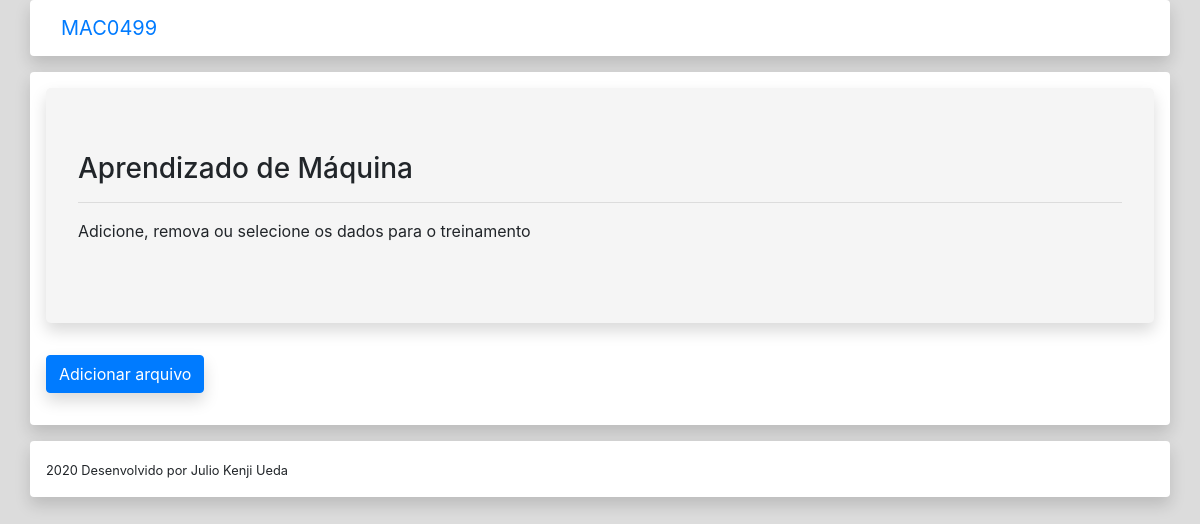
Page /ml/ on the earlier database version.
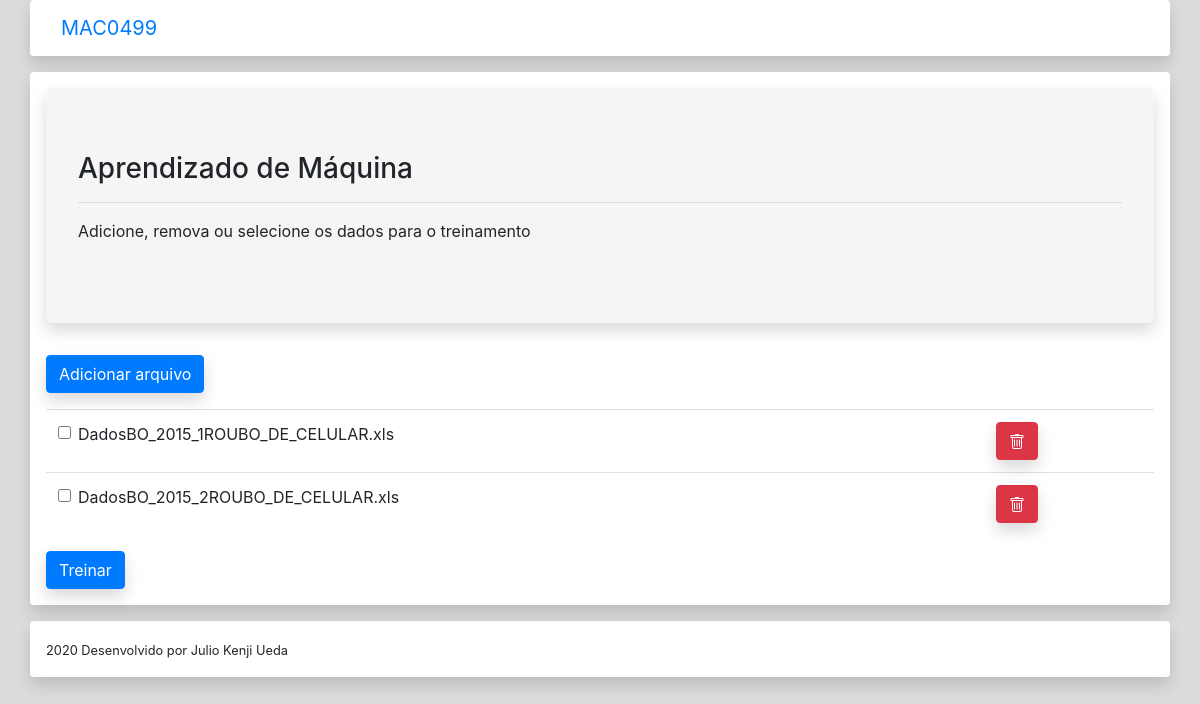
Same page on the later database version.
### ml/models.py (models this page shows)
class UploadFile(models.Model):
    file = models.FileField(verbose_name='arquivo')
    def __str__(self):
        return self.file.name

### ml/views.py (the view)
# urls.py: path('', views.index, name='index'),
def index(request):
    files = UploadFile.objects.all()
    return render(request, 'ml/index.html', {'files': files})

### ml/templates/ml/index.html (shortened to what this page needs)
{% extends 'base.html' %}
{% block title %}
Aprendizado de Máquina
{% endblock %}
{% block text %}
Adicione, remova ou selecione os dados para o treinamento
{% endblock %}
{% block main %}
<a href="{% url 'ml:upload' %}" class="btn btn-primary shadow rounded">Adicionar arquivo</a>
{% if files %}
<form action="{% url 'ml:configure' %}" method="post">
    <table class="table table-hover">
        {% for file in files %}
        <tr>
            <td>
                <div class="form-check">
                    <input class="form-check-input" type="checkbox" id="{{ file.id }}" name="pk" value="{{ file.id }}">
                    <label class="form-check-label" for="{{ file.id }}">{{file}}</label>
                </div>
            </td>
            <td>
                {% include 'ml/delete_modal.html' %}
            </td>
        </tr>
        {% endfor%}
    </table>
    <input type="submit" value="Treinar" class="btn btn-primary shadow rounded">
</form>
{% endif%}
{% endblock %}

### templates/base.html (shortened to what this page needs)
<!doctype html>
<html lang="pt_BR">
<head>
    <link rel="stylesheet" href="https://stackpath.bootstrapcdn.com/bootstrap/4.5.0/css/bootstrap.min.css"
>
</head>
<body style="background-color: gainsboro">
<div class="container shadow bg-white rounded">
    <nav class="navbar">
        <a class="navbar-brand" href="#">MAC0499</a>
    </nav>
</div>
<div class="container shadow p-3 bg-white rounded">
    <div class="jumbotron shadow" style="background-color: whitesmoke">
        <h3>{% block title %}{% endblock %}</h3>
        <hr>
        <p>{% block text %}{% endblock %}</p>
    </div>
    {% block main %}
    {% endblock %}
</div>
<div class="container shadow p-3 bg-white rounded">
    <small>2020 Desenvolvido por Julio Kenji Ueda</small>
</div>
</body>
</html>

### ml/templates/ml/delete_modal.html (shortened to what this page needs)
<button type="button" class="btn btn-danger shadow rounded" data-toggle="modal" data-target="#Modal{{ file.id }}">
</button>

Differences in the rows shown:
added UploadFile: file "DadosBO_2015_1ROUBO_DE_CELULAR.xls"
added UploadFile: file "DadosBO_2015_2ROUBO_DE_CELULAR.xls"
Other differences:
form field value: (not shown) → "Treinar"
